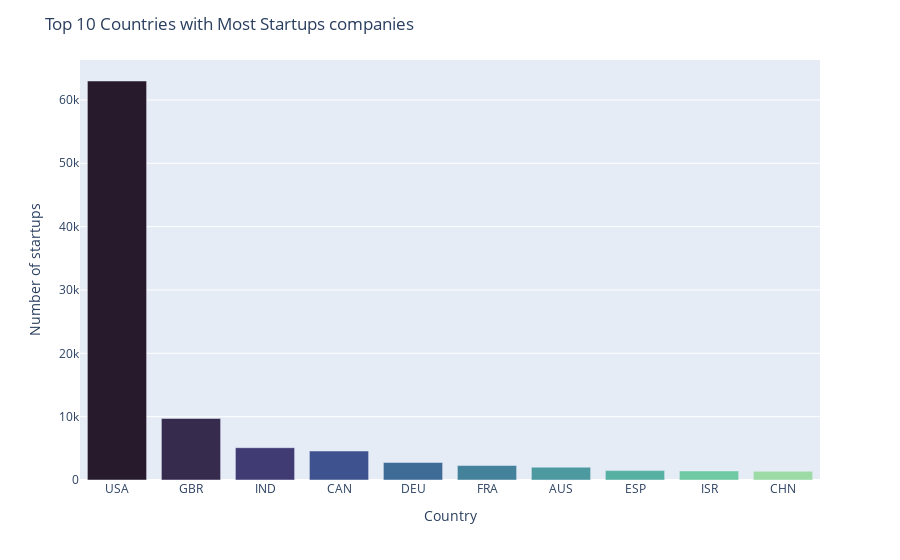

Notebook code for this chart:
### Markdown cell above
## Country

### Code cell
# distribution of countries
county_counts = offices['country_code'].value_counts()
df_county_counts = pd.DataFrame({'country_code': county_counts.index, 'count': county_counts.values})
df_county_counts =df_county_counts[0:10]


# plot
fig = px.bar(df_county_counts, x='country_code', y='count')

# layout
fig.update_layout(
    title='Top 10 Countries with Most Startups companies',
    xaxis_title='Country',
    yaxis_title='Number of startups',
   
)
fig.update_traces(marker_color=px.colors.sequential.deep[::-1], width=0.8)
fig.show()

### Figure 1 — Plotly figure (JSON) as saved in the notebook; plotly's stock layout.template omitted (floating-point values rounded to 4 significant figures)
{"data": [{"alignmentgroup": "True", "hovertemplate": "country_code=%{x}<br>count=%{y}<extra></extra>", "legendgroup": "", "marker": {"color": ["rgb(39, 26, 44)", "rgb(54, 43, 77)", "rgb(64, 60, 115)", "rgb(62, 82, 143)", "rgb(62, 108, 150)", "rgb(68, 130, 155)", "rgb(76, 153, 160)", "rgb(86, 177, 163)", "rgb(111, 201, 163)", "rgb(156, 219, 165)", "rgb(206, 236, 179)", "rgb(253, 253, 204)"], "pattern": {"shape": ""}}, "name": "", "offsetgroup": "", "orientation": "v", "showlegend": false, "textposition": "auto", "type": "bar", "width": 0.8, "x": ["USA", "GBR", "IND", "CAN", "DEU", "FRA", "AUS", "ESP", "ISR", "CHN"], "xaxis": "x", "y": [62991, 9719, 5099, 4574, 2768, 2285, 2022, 1482, 1429, 1375], "yaxis": "y"}], "layout": {"barmode": "relative", "legend": {"tracegroupgap": 0}, "margin": {"t": 60}, "title": {"text": "Top 10 Countries with Most Startups companies"}, "xaxis": {"anchor": "y", "domain": [0, 1], "title": {"text": "Country"}}, "yaxis": {"anchor": "x", "domain": [0, 1], "title": {"text": "Number of startups"}}}}
